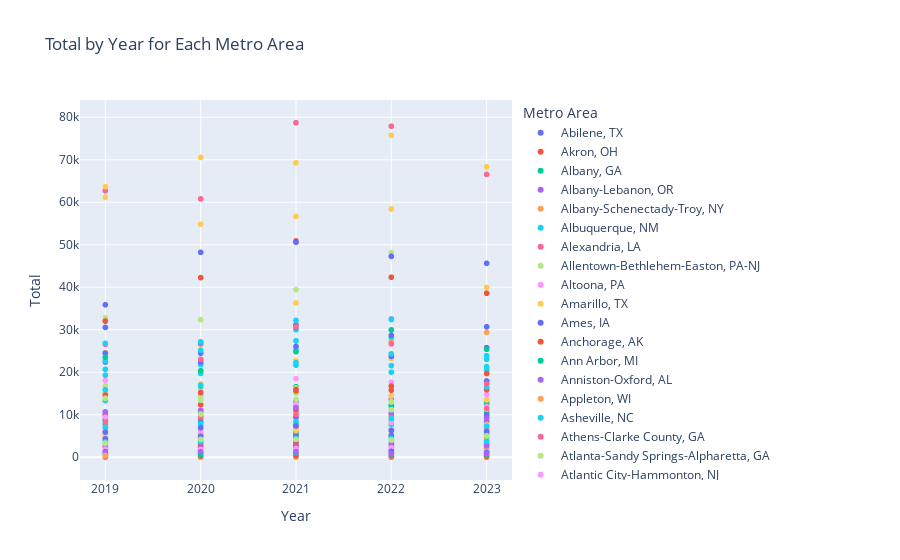

Notebook code cell kept with this figure:
### Code cell
import plotly.express as px

fig = px.scatter(combined_df, 
                 x='Year', 
                 y='Total', 
                 color='Name',  # Optional: Color code points by Name
                 hover_name='Name',  # Show Name on hover
                 title='Total by Year for Each Metro Area')

fig.update_layout(xaxis_title='Year',
                  yaxis_title='Total',
                  legend_title='Metro Area')

fig.write_html('index.html')
fig.show()
